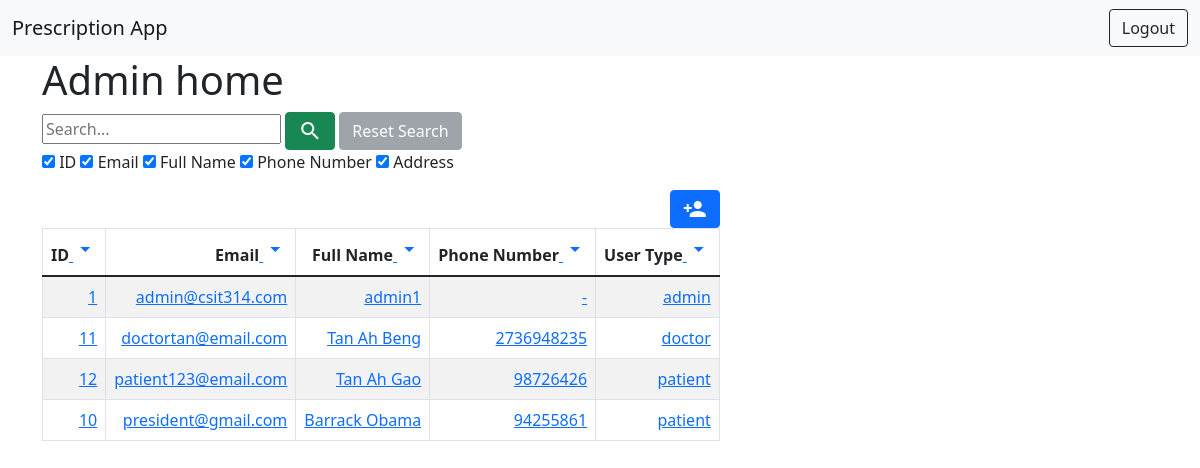
The app's page /?order_by=email (signed in) with its own data.
### accounts/models.py (models this page shows, shortened)
class CustomUser(AbstractBaseUser, PermissionsMixin):
    email = models.EmailField("email address", unique=True)
    is_staff = models.BooleanField(default=False)
    is_active = models.BooleanField(default=True)
    user_type = models.CharField(max_length=20, choices=USER_TYPES, default='patient')
    full_name = models.CharField(max_length=200)
    phone_number = models.CharField(max_length=10, unique=True)
    address = models.CharField(max_length=200)
    USERNAME_FIELD = "email"
    REQUIRED_FIELDS = []
    objects = CustomUserManager()

### main/views.py (the view)
# urls.py: 2. Add a URL to urlpatterns:  path('', views.home, name='home')
@login_required(login_url='/login/')
def home(request):
    context = {
        'id_checkbox': True,
        'email_checkbox': True,
        'full_name_checkbox': True,
        'phone_number_checkbox': True,
        'address_checkbox': True
    }
    if not request.user.is_authenticated:
        return redirect('home')
    elif request.user.user_type == 'admin':
        try:
            if request.POST:
                search_bar = request.POST['search_bar']
                context['search_bar'] = search_bar
                return render(request, 'admin/admin_home.html', context)
            else:
                order_by = request.GET.get('order_by', 'id')
                query = request.GET.get('query')
                data = CustomUser.objects.all().order_by(order_by)
                context['acc'] = data
                context['query'] = query
        except CustomUser.DoesNotExist:
            return HttpResponse("Something went wrong")
        return render(request, 'admin/admin_home.html', context)
    elif request.user.user_type == 'patient':
        return render(request, 'patient/patient_home.html')
    elif request.user.user_type == 'pharmacist':
        return render(request, 'pharmacist/pharmacist_home.html')
    elif request.user.user_type == 'doctor':
        return render(request, 'doctor/doctor_home.html')

### templates/admin/admin_home.html (shortened to what this page needs)
{% extends 'home.html' %}
{% block content %}
	<div class="container">
		<h1>Admin home</h1>
		<form action="{% url 'search_user' %}" method="get">
			<input type="search" placeholder="Search..." name="search_query"
			required>
			<button type="submit" class="btn btn-success icon-button">
				<span class="material-icons">search</span>
			</button>
			<a href="{% url 'home' %}" class="btn btn-secondary
				{% if not searched %}
					disabled
				{% endif %}
			">Reset Search</a>
			<p><input type="checkbox" id="id_checkbox" name="id_checkbox"
					{% if id_checkbox %}
								checked
					{% endif %}>
				<label for="id_checkbox">ID</label>
				<input type="checkbox" id="email_checkbox" name="email_checkbox"
						{% if email_checkbox %}
							 checked
						{% endif %}>
				<label for="email_checkbox">Email</label>
				<input type="checkbox" id="full_name_checkbox" name="full_name_checkbox"
						{% if full_name_checkbox %}
							 checked
						{% endif %}>
				<label for="full_name_checkbox">Full Name</label>
				<input type="checkbox" id="phone_number_checkbox" name="phone_number_checkbox"
						{% if phone_number_checkbox %}
							 checked
						{% endif %}>
				<label for="phone_number_checkbox">Phone Number</label>
				<input type="checkbox" id="address_checkbox" name="address_checkbox"
						{% if address_checkbox %}
							 checked
						{% endif %}>
				<label for="address_checkbox">Address</label></p>
		</form>
		<div style="display: inline-block; text-align: right;">
			<a href="{% url 'accounts:create_user' %}" class="btn btn-primary icon-button">
				<span class="material-icons">person_add</span>
			</a>
			<div class="table-responsive">
				<table class="table table-striped table-bordered table-hover">
					<thead class="thead-dark">
					<tr>
						<th scope="col">ID<a href="?order_by=id">
							<span class="material-icons">arrow_drop_down</span>
						</a></th>
						<th scope="col">Email<a href="?order_by=email">
							<span class="material-icons">arrow_drop_down</span>
						</a></th>
						<th scope="col">Full Name<a href="?order_by=full_name">
							<span class="material-icons">arrow_drop_down</span>
						</a></th>
						<th scope="col">Phone Number<a href="?order_by=phone_number">
							<span class="material-icons">arrow_drop_down</span>
						</a></th>
						<th scope="col">User Type<a href="?order_by=user_type">
							<span class="material-icons">arrow_drop_down</span>
						</a></th>
					</tr>
					</thead>
					{% for user in acc %}
						<tr>
							<td><a href="{% url 'edit_user' user_id=user.id %}">{{ user.id }}</a></td>
							<td><a href="{% url 'edit_user' user_id=user.id %}">{{ user.email }}</a></td>
							<td><a href="{% url 'edit_user' user_id=user.id %}">{{ user.full_name }}</a></td>
							<td><a href="{% url 'edit_user' user_id=user.id %}">{{ user.phone_number }}</a></td>
							<td><a href="{% url 'edit_user' user_id=user.id %}">{{ user.user_type }}</a></td>
						</tr>
					{% endfor %}
				</table>
			</div>
		</div>
	</div>
{% endblock %}

### templates/base.html (style rules this page uses)
.icon-button { line-height: 50%; }

### records on screen
CustomUser: id "1", email "admin@csit314.com", full_name "admin1", phone_number "-", user_type "admin"
CustomUser: id "11", email "doctortan@email.com", full_name "Tan Ah Beng", phone_number "2736948235", user_type "doctor"
CustomUser: id "12", email "patient123@email.com", full_name "Tan Ah Gao", phone_number "98726426", user_type "patient"
CustomUser: id "10", email "president@gmail.com", full_name "Barrack Obama", phone_number "94255861", user_type "patient"
